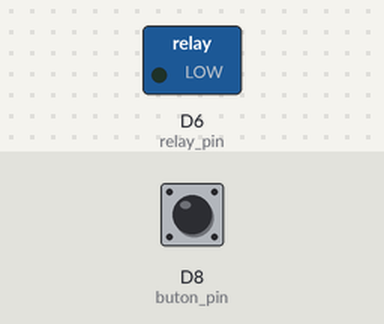
Bench run of a sketch on a simulated ESP8266 (NodeMCU). On the bench: switched loads named in the sketch (green lamp = pin HIGH). Inputs (shaded band) come from the test bench; at power-on: D8 (buton_pin) LOW.

Above: at 1.3 s.
1.4 s: D8 (buton_pin) pulled HIGH for 0.3 s
At 1.62 s:
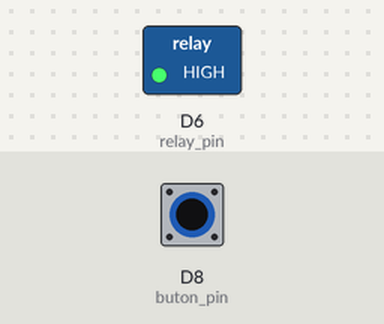
3.2 s: D8 (buton_pin) pulled HIGH for 3.2 s
At 7.9 s:
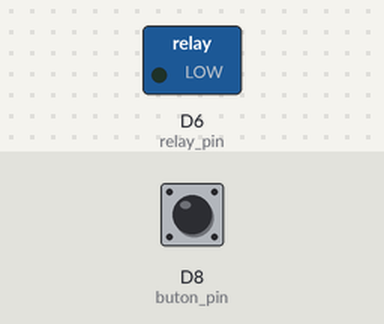
Timing chart, 0 to 9.4 s (numbered marks = the images above; inputs shaded):
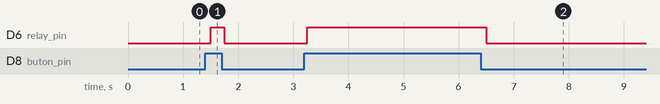

Measured:
- after the input at 1.4 s, D6 (relay_pin): LOW → HIGH after 0.10 s, → LOW 0.25 s later
- after the input at 3.2 s, D6 (relay_pin): LOW → HIGH after 0.05 s, → LOW 3.3 s later

The sketch:

8_role.ino
```cpp
#define relay_pin D6
#define buton_pin D8
//-----------------------------------------
void setup() {
  pinMode(relay_pin, OUTPUT);	// röle pinini çıkış yap
  pinMode(buton_pin, INPUT);	// buton pinini giriş yap
}
//-----------------------------------------
void loop() {
   if(digitalRead(buton_pin)==HIGH)		// butona basıldı mı?
    digitalWrite(relay_pin, HIGH);		// basıldı röleyi çektir
   else
    digitalWrite(relay_pin, LOW);		// basılmadı röleyi bıraktır
   delay(250);							// buton arklarının sönmesi için 250 ms bekle
}
```
